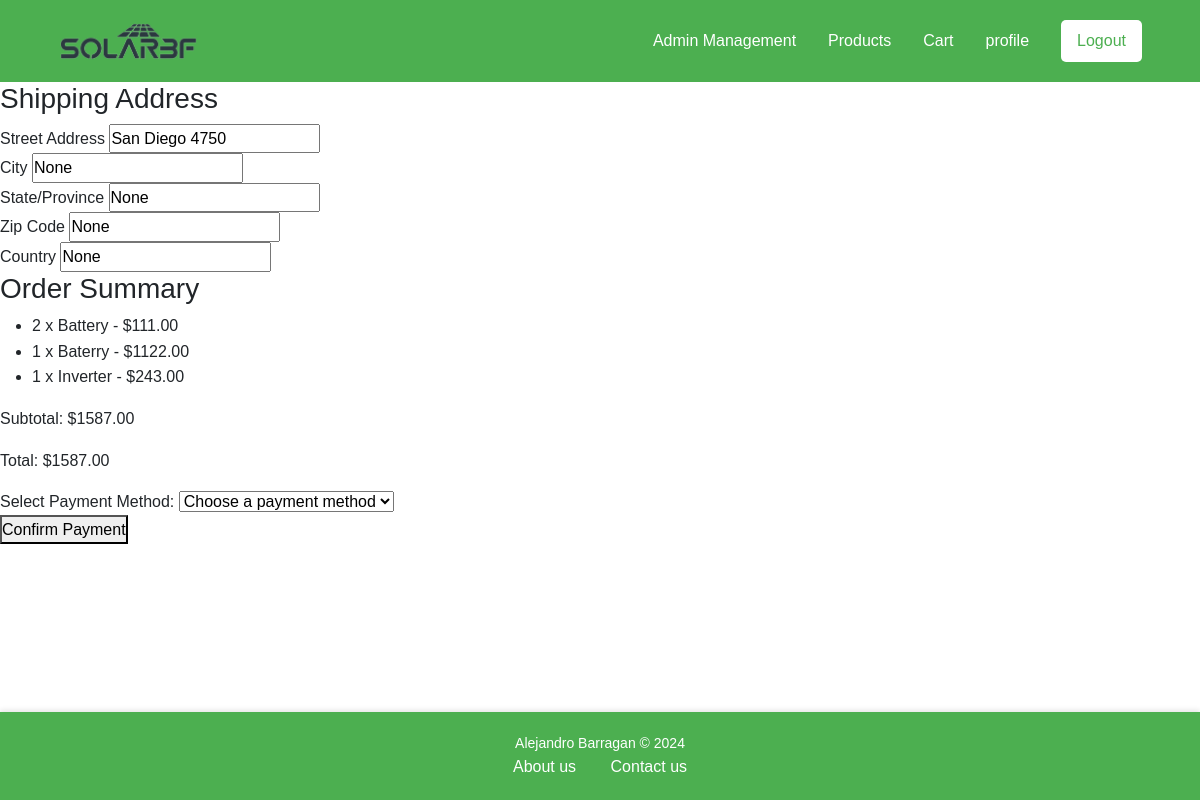
Page /checkout/ (signed in) on the earlier database version.
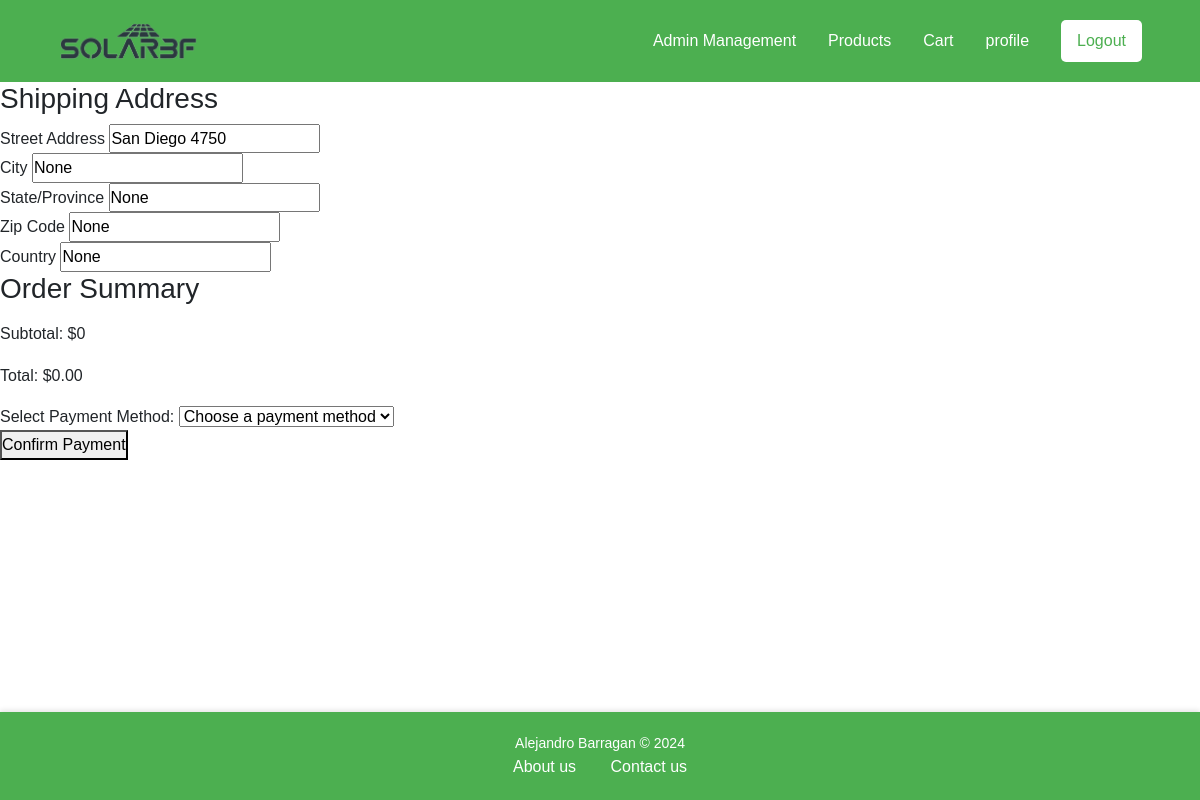
Same page on the later database version.
### cart/models.py (models this page shows, shortened)
class CartItem(models.Model):
    cart = models.ForeignKey(Cart, on_delete=models.CASCADE, related_name='items')
    product = models.ForeignKey(Product, on_delete=models.CASCADE)
    quantity = models.PositiveIntegerField(default=1)

### products/models.py (models this page shows, shortened)
class Product(models.Model):
    name = models.CharField(max_length=255)
    description = models.TextField()
    price = models.DecimalField(max_digits=10, decimal_places=2)
    stock = models.PositiveIntegerField()
    category = models.ForeignKey(Category, on_delete=models.CASCADE)
    image = models.ImageField(upload_to='product_images/', blank=False, null=False)
    created_at = models.DateTimeField(auto_now_add=True)

### payments/views.py (the view, shortened to what this page needs)
# urls.py: path("checkout/",include("payments.urls")),
@login_required
def checkout(request):
    try:
        cart = Cart.objects.get(user=request.user)
    except Cart.DoesNotExist:
        messages.error(request, "You don't have items in your cart.")
        return redirect('cart:view_cart')
    cart_items = cart.items.all()
    cart_total = sum(item.product.price * item.quantity for item in cart_items)
    user = request.user
    initial_data = {
        'street_address': user.street_address,
        'city': user.city,
        'state': user.state,
        'zip_code': user.zip_code,
        'country': user.country,
    }
    coupon_code = request.session.get('coupon_code', None)
    coupon_discount = Decimal('0.00')
    coupon = None
    final_total = cart_total - coupon_discount
    return render(request, 'store/checkout.html', {
        'cart_items': cart_items,
        'cart_total': cart_total,
        'coupon_code': coupon_code,
        'coupon_discount': coupon_discount,
        'final_total': final_total,
        'initial_data': initial_data,
    })

### templates/store/checkout.html (shortened to what this page needs)
{% extends 'base.html' %}
{% load static %}
{% block content %}
<form method="POST">
    <h3>Shipping Address</h3>
    <div>
        <label for="street_address">Street Address</label>
        <input type="text" id="street_address" name="street_address" placeholder="123 Main St" value="{{ initial_data.street_address }}" required>
    </div>
    <div>
        <label for="city">City</label>
        <input type="text" id="city" name="city" placeholder="Your city" value="{{ initial_data.city }}" required>
    </div>
    <div>
        <label for="state">State/Province</label>
        <input type="text" id="state" name="state" placeholder="Your state" value="{{ initial_data.state }}" required>
    </div>
    <div>
        <label for="zip_code">Zip Code</label>
        <input type="text" id="zip_code" name="zip_code" placeholder="Postal Code" value="{{ initial_data.zip_code }}" required>
    </div>
    <div>
        <label for="country">Country</label>
        <input type="text" id="country" name="country" placeholder="Your country" value="{{ initial_data.country }}" required>
    </div>
    <div>
        <h3>Order Summary</h3>
        <ul>
            {% for item in cart_items %}
                <li>{{ item.quantity }} x {{ item.product.name }} - ${{ item.product.price }}</li>
            {% endfor %}
        </ul>
        <p>Subtotal: ${{ cart_total }}</p>
        {% if coupon_code %}
            <p>Discount (Coupon: {{ coupon_code }}): -${{ coupon_discount|floatformat:2 }}</p>
            <p>Total after discount: ${{ final_total|floatformat:2 }}</p>
        {% else %}
            <p>Total: ${{ cart_total|floatformat:2 }}</p>
        {% endif %}
    </div>
    <div>
        <label for="payment_method">Select Payment Method:</label>
        <select name="payment_method" id="payment_method" required>
            <option value="">Choose a payment method</option>
        </select>
    </div>
    <button type="submit">Confirm Payment</button>
</form>
{% endblock %}

Differences in the rows shown:
removed CartItem: quantity "2", product.name "Battery", product.price "111.00"
removed CartItem: quantity "1", product.name "Baterry", product.price "1122.00"
removed CartItem: quantity "1", product.name "Inverter", product.price "243.00"
Other differences:
{{ cart_total }}: "1587.00" → "0"
{{ cart_total|floatformat:2 }}: "1587.00" → "0.00"
